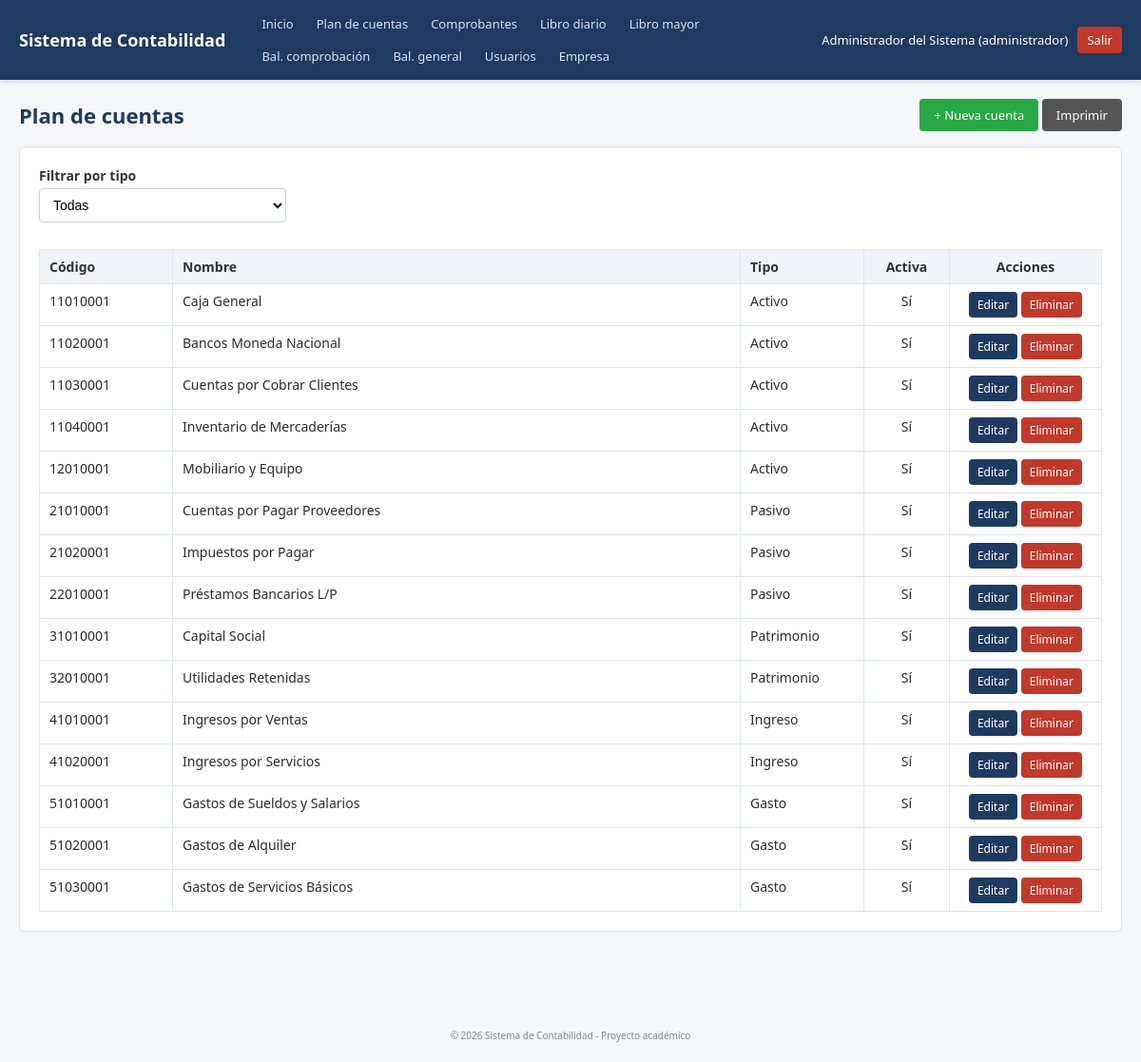
/modules/cuentas/index.php (signed in), run on the app's committed database.
### tables this page shows
CREATE TABLE cuentas (
    id INT AUTO_INCREMENT PRIMARY KEY,
    codigo CHAR(8) NOT NULL UNIQUE,
    nombre VARCHAR(150) NOT NULL,
    tipo ENUM('activo','pasivo','patrimonio','ingreso','gasto') NOT NULL,
    activo TINYINT(1) NOT NULL DEFAULT 1,
    CONSTRAINT chk_codigo_numerico CHECK (codigo REGEXP '^[0-9]{8}$')
);

### includes/functions.php (called while the page is built, shortened)
<?php
function e($value) {
    return htmlspecialchars((string)$value, ENT_QUOTES, 'UTF-8');
}
function tipoCuentaLabel($tipo) {
    $map = [
        'activo'     => 'Activo',
        'pasivo'     => 'Pasivo',
        'patrimonio' => 'Patrimonio',
        'ingreso'    => 'Ingreso',
        'gasto'      => 'Gasto',
    ];
    return $map[$tipo] ?? ucfirst($tipo);
}

### includes/auth.php (called while the page is built, shortened)
<?php
function esAdmin() {
    return ($_SESSION['user_rol'] ?? '') === 'administrador';
}

### modules/cuentas/index.php (the view, shortened to what this page needs)
<?php
require_once __DIR__ . '/../../includes/auth.php';
$tipoFiltro = $_GET['tipo'] ?? '';
$tiposValidos = ['activo','pasivo','patrimonio','ingreso','gasto'];
if ($tipoFiltro !== '' && in_array($tipoFiltro, $tiposValidos, true)) {
    $stmt = $conn->prepare("SELECT * FROM cuentas WHERE tipo = ? ORDER BY codigo");
    $stmt->bind_param('s', $tipoFiltro);
    $stmt->execute();
    $cuentas = $stmt->get_result();
} else {
    $cuentas = $conn->query("SELECT * FROM cuentas ORDER BY codigo");
}
include __DIR__ . '/../../includes/header.php';
?>
<div class="page-header">
    <h1>Plan de cuentas</h1>
    <div>
        <a class="btn btn-success" href="create.php">+ Nueva cuenta</a>
        <a class="btn btn-print" href="print.php<?= $tipoFiltro ? '?tipo='.urlencode($tipoFiltro) : '' ?>" target="_blank">Imprimir</a>
    </div>
</div>
<div class="card">
    <form method="get" class="form-row" style="margin-bottom:14px">
        <div class="form-group" style="max-width:260px">
            <label>Filtrar por tipo</label>
            <select name="tipo" class="form-control" onchange="this.form.submit()">
                <option value="">Todas</option>
            </select>
        </div>
    </form>
    <table class="table">
        <thead>
            <tr>
                <th style="width:140px">Código</th>
                <th>Nombre</th>
                <th style="width:130px">Tipo</th>
                <th class="text-center" style="width:90px">Activa</th>
                <th class="text-center" style="width:160px">Acciones</th>
            </tr>
        </thead>
        <tbody>
        <?php while ($c = $cuentas->fetch_assoc()): ?>
            <tr>
                <td><?= e($c['codigo']) ?></td>
                <td><?= e($c['nombre']) ?></td>
                <td><?= e(tipoCuentaLabel($c['tipo'])) ?></td>
                <td class="text-center"><?= ((int)$c['activo']===1) ? 'Sí' : 'No' ?></td>
                <td class="text-center">
                    <a class="btn btn-sm" href="edit.php?id=<?= (int)$c['id'] ?>">Editar</a>
                    <a class="btn btn-sm btn-danger"
                       href="delete.php?id=<?= (int)$c['id'] ?>"
                       onclick="return confirm('¿Eliminar esta cuenta?');">Eliminar</a>
                </td>
            </tr>
        <?php endwhile; ?>
        </tbody>
    </table>
</div>
<?php include __DIR__ . '/../../includes/footer.php'; ?>

### includes/header.php (shortened to what this page needs)
<!DOCTYPE html>
<html lang="es">
<head>
    <link rel="stylesheet" href="<?= BASE_URL ?>/assets/css/style.css">
    <link rel="stylesheet" href="<?= BASE_URL ?>/assets/css/print.css" media="print">
</head>
<body>
<?php if (!empty($_SESSION['user_id'])): ?>
<header class="topbar no-print">
    <div class="topbar-inner">
        <a class="brand" href="<?= BASE_URL ?>/dashboard.php"><?= e(APP_NAME) ?></a>
        <nav class="menu">
            <a href="<?= BASE_URL ?>/dashboard.php">Inicio</a>
            <a href="<?= BASE_URL ?>/modules/cuentas/index.php">Plan de cuentas</a>
            <a href="<?= BASE_URL ?>/modules/comprobantes/index.php">Comprobantes</a>
            <a href="<?= BASE_URL ?>/modules/libro_diario/index.php">Libro diario</a>
            <a href="<?= BASE_URL ?>/modules/libro_mayor/index.php">Libro mayor</a>
            <a href="<?= BASE_URL ?>/modules/balance_comprobacion/index.php">Bal. comprobación</a>
            <a href="<?= BASE_URL ?>/modules/balance_general/index.php">Bal. general</a>
            <?php if (esAdmin()): ?>
                <a href="<?= BASE_URL ?>/modules/usuarios/index.php">Usuarios</a>
                <a href="<?= BASE_URL ?>/modules/empresa/index.php">Empresa</a>
            <?php endif; ?>
        </nav>
        <div class="user-box">
            <span><?= e($_SESSION['user_nombre'] ?? '') ?> (<?= e($_SESSION['user_rol'] ?? '') ?>)</span>
            <a class="btn-logout" href="<?= BASE_URL ?>/logout.php">Salir</a>
        </div>
    </div>
</header>
<?php endif; ?>
<main class="container">

### includes/footer.php (shortened to what this page needs)
</main>
<footer class="footer no-print">
    <small>&copy; <?= date('Y') ?> <?= e(APP_NAME) ?> - Proyecto académico</small>
</footer>
</body>
</html>

### assets/css/style.css (style rules this page uses)
* { box-sizing: border-box; }
body { margin: 0; font-family: "Segoe UI", Roboto, Arial, sans-serif; background: #f4f6f9; color: #2c2c2c; font-size: 14px; }
a { color: #1d6fa5; text-decoration: none; }
.topbar { background: #1f3a5f; color: #fff; box-shadow: 0 2px 6px rgba(0,0,0,.1); }
.topbar-inner { max-width: 1200px; margin: 0 auto; display: flex; align-items: center; flex-wrap: wrap; padding: 10px 20px; gap: 16px; }
.brand { color: #fff; font-size: 18px; font-weight: 600; margin-right: 12px; }
.menu { display: flex; flex-wrap: wrap; gap: 4px; flex: 1; }
.menu a { color: #d6e2f0; padding: 6px 10px; border-radius: 4px; font-size: 13px; }
.user-box { display: flex; align-items: center; gap: 10px; font-size: 13px; }
.btn-logout { background: #c0392b; color: #fff !important; padding: 5px 10px; border-radius: 4px; }
.container { max-width: 1200px; margin: 20px auto; padding: 0 20px 40px; }
.footer { text-align: center; color: #888; padding: 20px; font-size: 12px; }
.card { background: #fff; border: 1px solid #e1e5eb; border-radius: 6px; padding: 20px; margin-bottom: 20px; box-shadow: 0 1px 2px rgba(0,0,0,.04); }
.page-header { display: flex; align-items: center; justify-content: space-between; flex-wrap: wrap; margin-bottom: 16px; gap: 10px; }
.page-header h1 { margin: 0; font-size: 22px; color: #1f3a5f; }
.btn { display: inline-block; padding: 7px 14px; border-radius: 4px; border: 1px solid transparent; font-size: 13px; cursor: pointer; background: #1f3a5f; color: #fff; text-decoration: none; }
.btn-success { background: #28a745; }
.btn-danger { background: #c0392b; }
.btn-print { background: #555; }
.btn-sm { padding: 4px 8px; font-size: 12px; }
.form-group { margin-bottom: 14px; }
.form-group label { display: block; margin-bottom: 4px; font-weight: 600; color: #333; }
.form-control { width: 100%; padding: 8px 10px; border: 1px solid #ccd1d9; border-radius: 4px; font-size: 14px; background: #fff; }
.form-row { display: flex; gap: 14px; flex-wrap: wrap; }
.form-row .form-group { flex: 1; min-width: 200px; }
.table { width: 100%; border-collapse: collapse; background: #fff; }
.table th, .table td { border: 1px solid #e1e5eb; padding: 8px 10px; text-align: left; vertical-align: top; }
.table th { background: #f0f3f8; font-weight: 600; color: #333; }
.table .text-center { text-align: center; }

### data on the page
cuentas: codigo "11010001", nombre "Caja General", tipo "Activo", activo "Sí"
cuentas: codigo "11020001", nombre "Bancos Moneda Nacional", tipo "Activo", activo "Sí"
cuentas: codigo "11030001", nombre "Cuentas por Cobrar Clientes", tipo "Activo", activo "Sí"
cuentas: codigo "11040001", nombre "Inventario de Mercaderías", tipo "Activo", activo "Sí"
cuentas: codigo "12010001", nombre "Mobiliario y Equipo", tipo "Activo", activo "Sí"
cuentas: codigo "21010001", nombre "Cuentas por Pagar Proveedores", tipo "Pasivo", activo "Sí"
cuentas: codigo "21020001", nombre "Impuestos por Pagar", tipo "Pasivo", activo "Sí"
cuentas: codigo "22010001", nombre "Préstamos Bancarios L/P", tipo "Pasivo", activo "Sí"
cuentas: codigo "31010001", nombre "Capital Social", tipo "Patrimonio", activo "Sí"
cuentas: codigo "32010001", nombre "Utilidades Retenidas", tipo "Patrimonio", activo "Sí"
cuentas: codigo "41010001", nombre "Ingresos por Ventas", tipo "Ingreso", activo "Sí"
cuentas: codigo "41020001", nombre "Ingresos por Servicios", tipo "Ingreso", activo "Sí"
cuentas: codigo "51010001", nombre "Gastos de Sueldos y Salarios", tipo "Gasto", activo "Sí"
cuentas: codigo "51020001", nombre "Gastos de Alquiler", tipo "Gasto", activo "Sí"
cuentas: codigo "51030001", nombre "Gastos de Servicios Básicos", tipo "Gasto", activo "Sí"

### other printed values
APP_NAME "Sistema de Contabilidad"
$_SESSION['user_nombre'] "Administrador del Sistema"
$_SESSION['user_rol'] "administrador"
